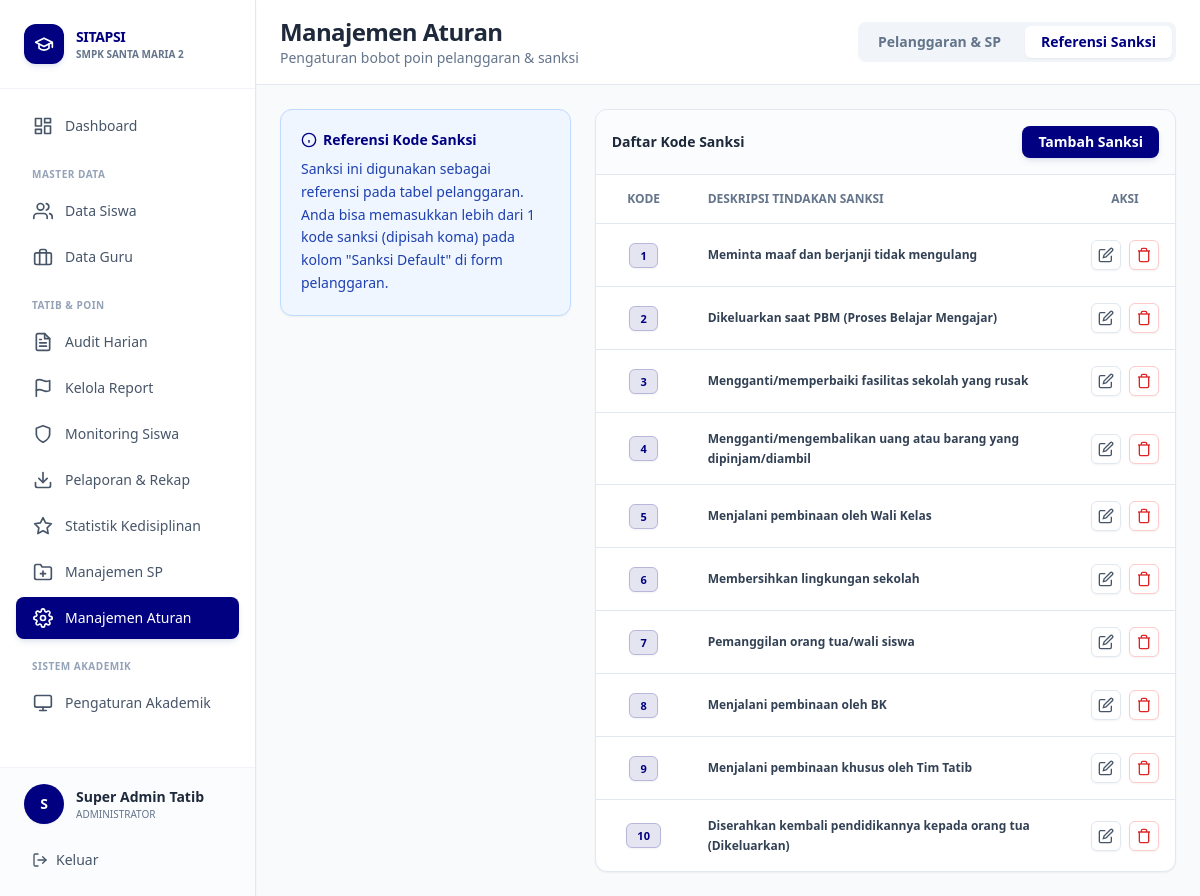
The page /views/admin/manajemen_aturan.php?tab=sanksi (signed in) on the database its author committed.
### tables this page shows
CREATE TABLE tb_sanksi_ref (
    id_sanksi_ref INT AUTO_INCREMENT PRIMARY KEY,
    kode_sanksi VARCHAR(5) NOT NULL, 
    deskripsi TEXT NOT NULL
);

### views/admin/manajemen_aturan.php (the view, shortened to what the rows shown need)
<?php
require_once '../../config/database.php';
$active_tab = $_GET['tab'] ?? 'pelanggaran';
$filter_kategori = $_GET['kategori'] ?? 'all';
$kategori_list = fetchAll("SELECT id_kategori, nama_kategori FROM tb_kategori_pelanggaran ORDER BY id_kategori");
$aturan_sp = fetchAll("
    SELECT
        sp.id_aturan_sp,
        sp.level_sp,
        sp.batas_bawah_poin,
        k.nama_kategori,
        k.id_kategori
    FROM tb_aturan_sp sp
    JOIN tb_kategori_pelanggaran k ON sp.id_kategori = k.id_kategori
    ORDER BY k.id_kategori, sp.batas_bawah_poin
");
$sql_pelanggaran = "
    SELECT
        jp.id_jenis,
        jp.nama_pelanggaran,
        jp.poin_default,
        jp.sanksi_default,
        k.nama_kategori,
        k.id_kategori,
        jp.sub_kategori
    FROM tb_jenis_pelanggaran jp
    JOIN tb_kategori_pelanggaran k ON jp.id_kategori = k.id_kategori
    WHERE 1=1
";
$params = [];
$sql_pelanggaran .= " ORDER BY k.id_kategori, jp.sub_kategori, jp.nama_pelanggaran";
$pelanggaran_list = fetchAll($sql_pelanggaran, $params);
$sanksi_list = fetchAll("SELECT * FROM tb_sanksi_ref ORDER BY CAST(kode_sanksi AS UNSIGNED)");
$btn_primary = "px-4 py-2.5 bg-[#000080] text-white text-sm font-semibold rounded-lg shadow-md shadow-blue-900/10 hover:bg-blue-900 transition-all flex items-center justify-center";
$card_class = "bg-white border border-[#E2E8F0] rounded-xl shadow-sm";
?>
<!DOCTYPE html>
<html lang="id">
<head>
    <script src="https://cdn.tailwindcss.com"></script>
</head>
<body class="bg-[#F8FAFC]">
<div class="flex h-screen overflow-hidden">
    <?php include '../../includes/sidebar_admin.php'; ?>
    <div class="flex-1 overflow-auto lg:ml-64">
        <div class="bg-white border-b border-[#E2E8F0] px-6 pl-16 lg:pl-6 py-4 sticky top-0 z-30 flex flex-col sm:flex-row justify-between sm:items-center gap-4">
            <div>
                <h1 class="text-2xl font-extrabold text-slate-800 tracking-tight">Manajemen Aturan</h1>
            </div>
        </div>
        <div class="p-6 space-y-6 max-w-7xl mx-auto">
            <?php if ($active_tab === 'pelanggaran'): ?>
            <div class="<?= $card_class ?> overflow-hidden">
                <div class="p-4 border-b border-[#E2E8F0] bg-slate-50/50 flex justify-between items-center">
                    <span class="font-bold text-slate-800 text-sm flex items-center">
                        <svg class="w-4 h-4 mr-2 text-[#000080]" fill="none" stroke="currentColor" viewBox="0 0 24 24" stroke-width="2"><path d="M22 19a2 2 0 0 1-2 2H4a2 2 0 0 1-2-2V5a2 2 0 0 1 2-2h5l2 3h9a2 2 0 0 1 2 2z"></path><line x1="12" y1="11" x2="12" y2="17"></line><line x1="9" y1="14" x2="15" y2="14"></line></svg>
                        Ambang Batas SP Per Kategori
                    </span>
                    <button onclick="document.getElementById('modal-info-sp').classList.remove('hidden')" class="text-xs font-bold text-[#000080] hover:underline flex items-center">
                        <svg class="w-4 h-4 mr-1" fill="none" stroke="currentColor" viewBox="0 0 24 24" stroke-width="2"><circle cx="12" cy="12" r="10"></circle><line x1="12" y1="16" x2="12" y2="12"></line><line x1="12" y1="8" x2="12.01" y2="8"></line></svg>
                        Info System
                    </button>
                </div>
                <div class="p-6">
                    <div class="grid grid-cols-1 md:grid-cols-3 gap-6">
                        <?php
                        $grouped_sp = [];
                        foreach ($aturan_sp as $a) { $grouped_sp[$a['nama_kategori']][] = $a; }
                        $colors = [
                            'KELAKUAN' => ['bg' => 'bg-red-50/50', 'border' => 'border-red-200', 'text' => 'text-red-700', 'badge' => 'bg-red-100 text-red-700'],
                            'KERAJINAN' => ['bg' => 'bg-blue-50/50', 'border' => 'border-blue-200', 'text' => 'text-blue-700', 'badge' => 'bg-blue-100 text-blue-700'],
                            'KERAPIAN' => ['bg' => 'bg-yellow-50/50', 'border' => 'border-yellow-200', 'text' => 'text-yellow-700', 'badge' => 'bg-yellow-100 text-yellow-700']
                        ];
                        foreach ($grouped_sp as $kategori => $aturan):
                            $color = $colors[$kategori] ?? ['bg' => 'bg-slate-50', 'border' => 'border-slate-200', 'text' => 'text-slate-700', 'badge' => 'bg-slate-200 text-slate-700'];
                        ?>
                        <div class="<?= $color['bg'] ?> border <?= $color['border'] ?> rounded-xl p-5 shadow-sm">
                            <h3 class="font-extrabold <?= $color['text'] ?> mb-4 flex items-center text-sm">
                                <span class="w-2 h-2 rounded-full mr-2 <?= $color['badge'] ?>"></span>
                                <?= $kategori ?>
                            </h3>
                            <div class="space-y-2.5">
                                <?php foreach ($aturan as $a): ?>
                                <div class="bg-white px-4 py-3 rounded-lg border border-[#E2E8F0] shadow-sm flex justify-between items-center group">
                                    <div>
                                        <span class="font-extrabold text-slate-800 text-sm"><?= $a['level_sp'] ?></span>
                                        <span class="text-xs font-bold text-slate-500 ml-2">&ge; <?= $a['batas_bawah_poin'] ?> pt</span>
                                    </div>
                                    <button onclick="editAturanSP(<?= $a['id_aturan_sp'] ?>, '<?= $kategori ?>', '<?= $a['level_sp'] ?>', <?= $a['batas_bawah_poin'] ?>)"
                                            class="text-slate-400 hover:text-[#000080] transition-colors" title="Edit Threshold">
                                        <svg class="w-4 h-4" fill="none" stroke="currentColor" viewBox="0 0 24 24" stroke-width="2"><path d="M11 4H4a2 2 0 0 0-2 2v14a2 2 0 0 0 2 2h14a2 2 0 0 0 2-2v-7"></path><path d="M18.5 2.5a2.121 2.121 0 0 1 3 3L12 15l-4 1 1-4 9.5-9.5z"></path></svg>
                                    </button>
                                </div>
                                <?php endforeach; ?>
                            </div>
                        </div>
                        <?php endforeach; ?>
                    </div>
                </div>
            </div>
            <div class="<?= $card_class ?> overflow-hidden">
                <div class="p-4 border-b border-[#E2E8F0] bg-slate-50/50 flex flex-col sm:flex-row justify-between sm:items-center gap-4">
                    <div class="flex items-center space-x-2 overflow-x-auto scrollbar-hide pb-2 sm:pb-0">
                        <span class="text-xs font-bold text-slate-500 uppercase tracking-wide mr-2">Filter Kategori:</span>
                        <a href="?tab=pelanggaran&kategori=all" class="px-3 py-1 rounded-md text-[11px] font-bold whitespace-nowrap transition-colors <?= $filter_kategori === 'all' ? 'bg-[#000080] text-white' : 'bg-white border border-[#E2E8F0] text-slate-600 hover:bg-slate-50' ?>">Semua</a>
                        <?php foreach ($kategori_list as $k): ?>
                            <a href="?tab=pelanggaran&kategori=<?= $k['id_kategori'] ?>" class="px-3 py-1 rounded-md text-[11px] font-bold whitespace-nowrap transition-colors <?= $filter_kategori == $k['id_kategori'] ? 'bg-[#000080] text-white' : 'bg-white border border-[#E2E8F0] text-slate-600 hover:bg-slate-50' ?>"><?= $k['nama_kategori'] ?></a>
                        <?php endforeach; ?>
                    </div>
                    <button onclick="document.getElementById('modal-tambah-pelanggaran').classList.remove('hidden')" class="<?= $btn_primary ?> h-8 text-[11px] px-3 w-full sm:w-auto">
                        <svg class="w-3.5 h-3.5 mr-1.5" fill="none" stroke="currentColor" viewBox="0 0 24 24" stroke-width="2"><line x1="12" y1="5" x2="12" y2="19"></line><line x1="5" y1="12" x2="19" y2="12"></line></svg>
                        Tambah Data
                    </button>
                </div>
                <div class="overflow-x-auto">
                    <table class="w-full text-left text-sm whitespace-nowrap">
                        <thead class="bg-white text-xs text-slate-500 uppercase border-b border-[#E2E8F0]">
                            <tr>
                                <th class="p-4 font-bold">Kategori</th>
                                <th class="p-4 font-bold">Sub Kategori</th>
                                <th class="p-4 font-bold">Nama Pelanggaran</th>
                                <th class="p-4 font-bold text-center">Poin</th>
                                <th class="p-4 font-bold text-center">Sanksi Ref.</th>
                                <th class="p-4 font-bold text-center">Aksi</th>
                            </tr>
                        </thead>
                        <tbody class="divide-y divide-[#E2E8F0]">
                            <?php if (empty($pelanggaran_list)): ?>
                            <tr><td colspan="6" class="p-8 text-center text-slate-400 font-medium text-sm">Tidak ada data pelanggaran</td></tr>
                            <?php else: ?>
                            <?php foreach($pelanggaran_list as $p): ?>
                            <tr class="hover:bg-slate-50/50 transition-colors">
                                <td class="p-4">
                                    <span class="px-2 py-0.5 rounded text-[10px] font-bold uppercase tracking-wider
                                        <?= $p['nama_kategori'] === 'KELAKUAN' ? 'bg-red-50 text-red-600 border border-red-200' : '' ?>
                                        <?= $p['nama_kategori'] === 'KERAJINAN' ? 'bg-blue-50 text-blue-600 border border-blue-200' : '' ?>
                                        <?= $p['nama_kategori'] === 'KERAPIAN' ? 'bg-yellow-50 text-yellow-600 border border-yellow-200' : '' ?>">
                                        <?= $p['nama_kategori'] ?>
                                    </span>
                                </td>
                                <td class="p-4 text-xs font-bold text-slate-500"><?= htmlspecialchars($p['sub_kategori']) ?></td>
                                <td class="p-4 font-bold text-slate-800 text-[13px] whitespace-normal min-w-[200px]"><?= htmlspecialchars($p['nama_pelanggaran']) ?></td>
                                <td class="p-4 text-center">
                                    <span class="px-2 py-1 bg-red-50 text-red-600 border border-red-200 rounded-md font-bold text-[11px] shadow-sm"><?= $p['poin_default'] ?></span>
                                </td>
                                <td class="p-4 text-center font-mono text-xs font-bold text-slate-500"><?= htmlspecialchars($p['sanksi_default']) ?></td>
                                <td class="p-4 text-center">
                                    <div class="flex items-center justify-center space-x-2">
                                        <button onclick='editPelanggaran(<?= json_encode($p) ?>)' class="p-1.5 bg-white border border-[#E2E8F0] text-slate-600 rounded-md hover:bg-slate-50 hover:text-[#000080] transition-colors shadow-sm" title="Edit">
                                            <svg class="w-4 h-4" fill="none" stroke="currentColor" viewBox="0 0 24 24" stroke-width="2"><path d="M11 4H4a2 2 0 0 0-2 2v14a2 2 0 0 0 2 2h14a2 2 0 0 0 2-2v-7"></path><path d="M18.5 2.5a2.121 2.121 0 0 1 3 3L12 15l-4 1 1-4 9.5-9.5z"></path></svg>
                                        </button>
                                        <button onclick="hapusPelanggaran(<?= $p['id_jenis'] ?>)" class="p-1.5 bg-white border border-red-200 text-red-600 rounded-md hover:bg-red-50 transition-colors shadow-sm" title="Hapus">
                                            <svg class="w-4 h-4" fill="none" stroke="currentColor" viewBox="0 0 24 24" stroke-width="2"><path d="M3 6h18"></path><path d="M19 6v14a2 2 0 0 1-2 2H7a2 2 0 0 1-2-2V6m3 0V4a2 2 0 0 1 2-2h4a2 2 0 0 1 2 2v2"></path></svg>
                                        </button>
                                    </div>
                                </td>
                            </tr>
                            <?php endforeach; ?>
                            <?php endif; ?>
                        </tbody>
                    </table>
                </div>
            </div>
            <?php else: ?>
            <div class="flex flex-col sm:flex-row gap-6">
                <div class="w-full sm:w-2/3 <?= $card_class ?> overflow-hidden">
                    <div class="overflow-x-auto">
                        <table class="w-full text-left text-sm whitespace-nowrap">
                            <thead class="bg-white text-xs text-slate-500 uppercase border-b border-[#E2E8F0]">
                                <tr>
                                    <th class="p-4 font-bold text-center w-24">Kode</th>
                                    <th class="p-4 font-bold">Deskripsi Tindakan Sanksi</th>
                                    <th class="p-4 font-bold text-center w-24">Aksi</th>
                                </tr>
                            </thead>
                            <tbody class="divide-y divide-[#E2E8F0]">
                                <?php if (empty($sanksi_list)): ?>
                                <tr><td colspan="3" class="p-8 text-center text-slate-400">Belum ada data sanksi</td></tr>
                                <?php else: ?>
                                <?php foreach($sanksi_list as $s): ?>
                                <tr class="hover:bg-slate-50/50 transition-colors">
                                    <td class="p-4 text-center">
                                        <span class="px-2.5 py-1 bg-[#000080]/10 text-[#000080] rounded-md font-extrabold text-[11px] border border-[#000080]/20 shadow-sm"><?= htmlspecialchars($s['kode_sanksi']) ?></span>
                                    </td>
                                    <td class="p-4 font-bold text-slate-700 whitespace-normal text-xs leading-relaxed"><?= htmlspecialchars($s['deskripsi']) ?></td>
                                    <td class="p-4 text-center">
                                        <div class="flex items-center justify-center space-x-2">
                                            <button onclick='editSanksi(<?= json_encode($s) ?>)' class="p-1.5 bg-white border border-[#E2E8F0] text-slate-600 rounded-md hover:bg-slate-50 hover:text-[#000080] transition-colors shadow-sm" title="Edit"><svg class="w-4 h-4" fill="none" stroke="currentColor" viewBox="0 0 24 24" stroke-width="2"><path d="M11 4H4a2 2 0 0 0-2 2v14a2 2 0 0 0 2 2h14a2 2 0 0 0 2-2v-7"></path><path d="M18.5 2.5a2.121 2.121 0 0 1 3 3L12 15l-4 1 1-4 9.5-9.5z"></path></svg></button>
                                            <button onclick="hapusSanksi(<?= $s['id_sanksi_ref'] ?>)" class="p-1.5 bg-white border border-red-200 text-red-600 rounded-md hover:bg-red-50 transition-colors shadow-sm" title="Hapus"><svg class="w-4 h-4" fill="none" stroke="currentColor" viewBox="0 0 24 24" stroke-width="2"><path d="M3 6h18"></path><path d="M19 6v14a2 2 0 0 1-2 2H7a2 2 0 0 1-2-2V6m3 0V4a2 2 0 0 1 2-2h4a2 2 0 0 1 2 2v2"></path></svg></button>
                                        </div>
                                    </td>
                                </tr>
                                <?php endforeach; ?>
                                <?php endif; ?>
                            </tbody>
                        </table>
                    </div>
                </div>
            </div>
            <?php endif; ?>
        </div>
    </div>
</div>
</body>
</html>

### rows shown on the page
tb_sanksi_ref: kode_sanksi "1", deskripsi "Meminta maaf dan berjanji tidak mengulang"
tb_sanksi_ref: kode_sanksi "2", deskripsi "Dikeluarkan saat PBM (Proses Belajar Mengajar)"
tb_sanksi_ref: kode_sanksi "3", deskripsi "Mengganti/memperbaiki fasilitas sekolah yang rusak"
tb_sanksi_ref: kode_sanksi "4", deskripsi "Mengganti/mengembalikan uang atau barang yang dipinjam/diambil"
tb_sanksi_ref: kode_sanksi "5", deskripsi "Menjalani pembinaan oleh Wali Kelas"
tb_sanksi_ref: kode_sanksi "6", deskripsi "Membersihkan lingkungan sekolah"
tb_sanksi_ref: kode_sanksi "7", deskripsi "Pemanggilan orang tua/wali siswa"
tb_sanksi_ref: kode_sanksi "8", deskripsi "Menjalani pembinaan oleh BK"
tb_sanksi_ref: kode_sanksi "9", deskripsi "Menjalani pembinaan khusus oleh Tim Tatib"
tb_sanksi_ref: kode_sanksi "10", deskripsi "Diserahkan kembali pendidikannya kepada orang tua (Dikeluarkan)"

### other values the page prints
$initial "S"
$user_name "Super Admin Tatib"
